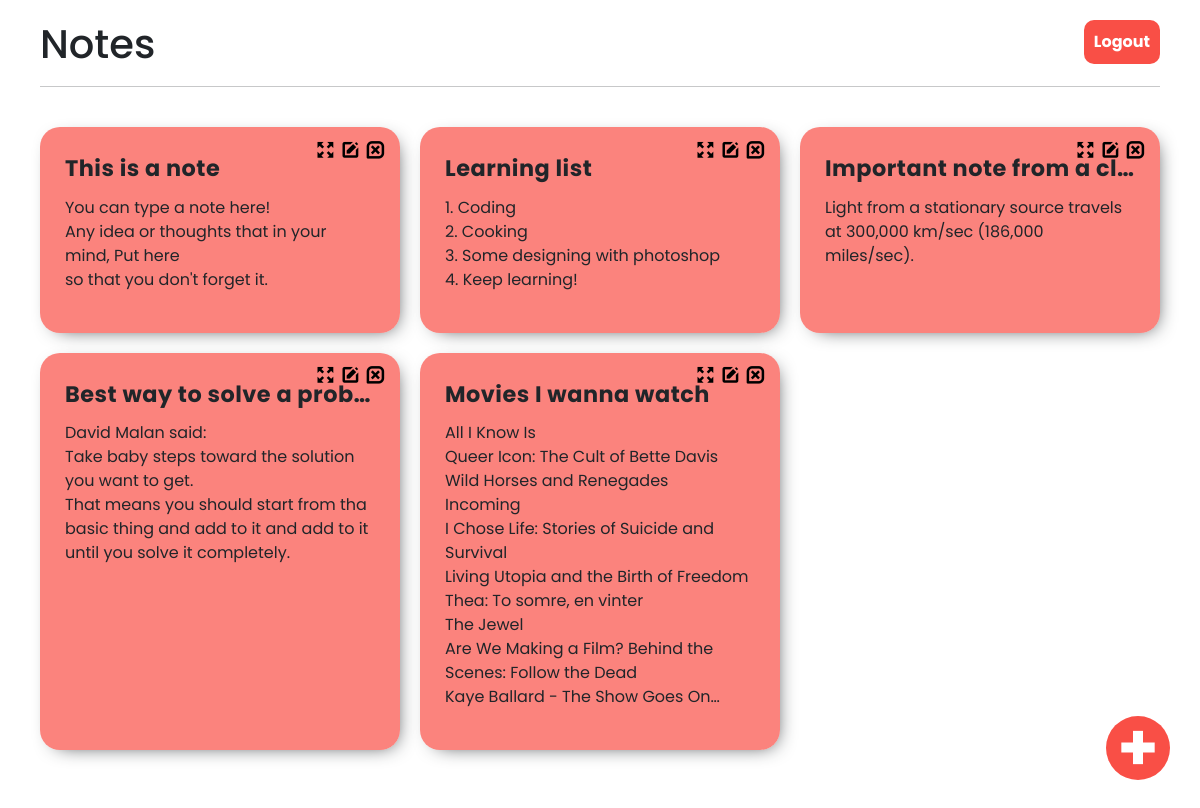
The app's page /notes (signed in) with its own data.
### tables this page shows
CREATE TABLE notes (id INTEGER PRIMARY KEY AUTOINCREMENT, user_id INTEGER, title TEXT, note TEXT NOT NULL, FOREIGN KEY(user_id) REFERENCES users(id));

### app.py (the view)
@app.route("/notes")
def notes():
    try:
        if session["user_id"]:
            with sqlite3.connect("productive.db") as db:
                cr = db.cursor()
                notes = cr.execute("SELECT * FROM notes WHERE user_id = ?;", (session["user_id"],)).fetchall()
                for i in range(len(notes)):
                    notes[i] = list(notes[i])
                    notes[i][3] = notes[i][3].split("\r\n")
                return render_template("notes.html", notes=notes)
    except KeyError:
        return redirect("/login")

### templates/notes.html (shortened to what this page needs)
{% extends "layout.html" %}
{% block body %}
<main class="notes">
    <button class="nav"><a href="/logout">Logout</a></button>
    <div class="top-menu">
        <h1>Notes</h1>
        <hr>
    </div>
    <div class="notes">
        {% for note in notes %}
        <div class="note">
            <span class="title">{{ note[2] }}</span>
            <p>
                {% for line in note[3] %}
                {{ line }}<br>
                {% endfor %}
            </p>
            <div class="tools">
                <form action="/delete" method="post">
                    <button type="submit">
                        <i class='bx bx-message-square-x' ></i>
                    </button>
                </form>
                <form action="/edit" method="post">
                    <button type="submit">
                        <i class='bx bxs-edit' ></i>
                    </button>
                </form>
                <form action="/edit" method="post">
                    <button type="submit">
                        <i class='bx bx-expand'></i>
                    </button>
                </form>
            </div>
        </div>
        {% endfor %}
    </div>
    <a href="/new"> <i class='bx bx-plus-medical'></i></a>
</main>
{% endblock %}

### templates/layout.html (shortened to what this page needs)
<!DOCTYPE html>
<html lang="en">
<head>
    <link href="../static/styles.css" rel="stylesheet">
    <link href='https://unpkg.com/boxicons@2.1.2/css/boxicons.min.css' rel='stylesheet'>
    <link href="https://cdn.jsdelivr.net/npm/bootstrap@5.2.0-beta1/dist/css/bootstrap.min.css" rel="stylesheet">
</head>
<body>
    {% block body %}
    {% endblock %}
</body>
</html>

### static/styles.css (style rules this page uses)
* { font-family: "Poppins", sans-serif; margin: 0; padding: 0; box-sizing: border-box; }
:root { --accentColor: #f94f46; --mainBorderRadius: 20px; }
button.nav { display: block; background-color: white; padding: 10px; border-radius: 10px; position: absolute; top: 20px; right: 30px; }
button.nav a { font-weight: bold; color: black; text-decoration: none; }
main.notes button.nav { background-color: var(--accentColor); right: 40px; }
main.notes button.nav a { color: white; }
input, button[type="submit"], form.note button { width: 100%; border-radius: 7px; height: 50px; padding: 10px; outline: none; font-size: 14px; }
button { border: none; cursor: pointer; }
form small, form i { visibility: hidden; }
form i:not(.note) { color: #2ecc71; position: absolute; right: 10px; top: 25px; transform: translateY(-50%); font-size: 20px; }
form button { background-color: var(--accentColor); color: white; }
main.notes { display: flex; flex-direction: column; }
.notes .top-menu h1 { padding: 0 0 10px 20px; }
.notes .top-menu hr { margin: 0 20px; }
.notes { display: grid; grid-template-columns: repeat(auto-fill, minmax(300px, 1fr)); grid-gap: 20px; margin: 20px; }
.notes .note .tools { width: 80px; display: flex; flex-direction: row-reverse; justify-content: space-evenly; position: absolute; top: -15px; right: 0; }
.notes .note .tools button[type="submit"] { background-color: transparent; padding: 0; }
.notes .note .tools i { font-size: 20px; font-weight: bold; color: black; visibility: visible; position: relative; }
.notes .note { border-radius: 20px; padding: 25px; position: relative; -webkit-user-select: none; -ms-user-select: none; -moz-user-select: none; user-select: none; box-shadow: 5px 5px 20px -10px; background-color: rgba(249, 79, 70, 0.7); word-break: break-word; }
.notes .note .title { font-size: 140%; font-weight: bold; letter-spacing: 0.5px; display: block; margin-bottom: 10px; width: 100%; }
.notes .note .title { white-space: nowrap; overflow: hidden; text-overflow: ellipsis; }
.notes .note p { overflow: hidden; display: -webkit-box; -webkit-box-orient: vertical; -webkit-line-clamp: 12; }
.notes .bx-plus-medical { position: fixed; bottom: 30px; right: 30px; font-size: 40px; cursor: pointer; color: white; background-color: var(--accentColor); border-radius: 50%; padding: 12px; }
form.note button, a { flex-basis: 48%; }

### records on screen
notes: title "This is a note", 3 "You can type a note here!" "Any idea or thoughts that in your mind, Put here" "so that you don't forget it."
notes: title "Learning list", 3 "1. Coding" "2. Cooking" "3. Some designing with photoshop" "4. Keep learning!"
notes: title "Important note from a cl…", note "Light from a stationary source travels at 300,000 km/sec (186,000 miles/sec)."
notes: title "Best way to solve a prob…", 3 "David Malan said:" "Take baby steps toward the solution you want to get." "That means you should start from tha basic thing and add to it and add to it until you solve it completely."
notes: title "Movies I wanna watch", 3 "All I Know Is" "Queer Icon: The Cult of Bette Davis" "Wild Horses and Renegades" "Incoming" "I Chose Life: Stories of Suicide and Survival" "Living Utopia and the Birth of Freedom" "Thea: To somre, en vinter" "The Jewel" "Are We Making a Film? Behind the Scenes: Follow the Dead" "Kaye Ballard - The Show Goes On"
